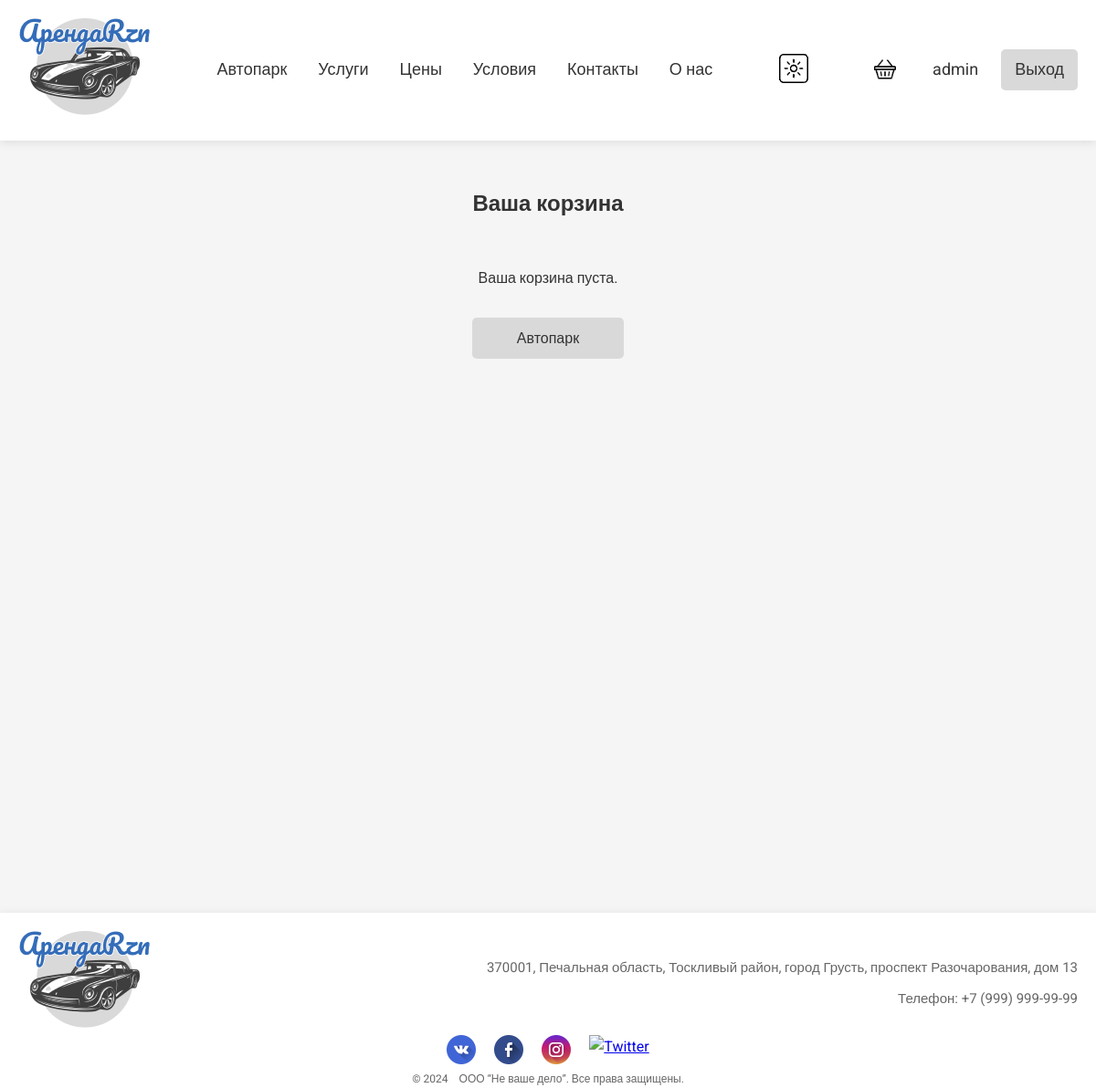
Before: /cart/ (signed in) with the older database file.
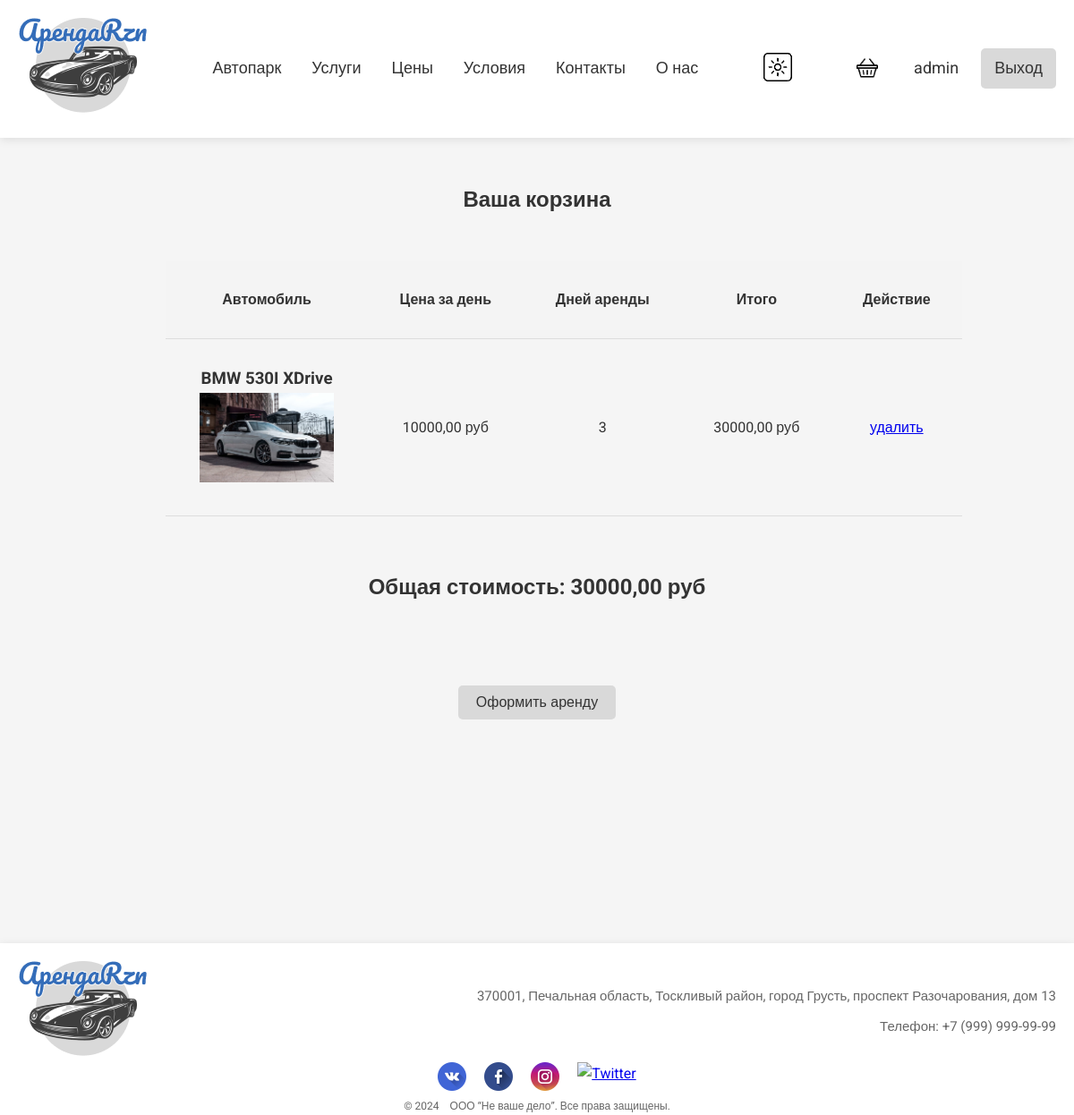
After: the same page with the newer database file.
### cars/models.py (models this page shows, shortened)
class Basket(models.Model):
    user = models.ForeignKey(User, on_delete=models.CASCADE)
    car = models.ForeignKey(Cars, on_delete=models.CASCADE)
    start_date = models.DateField(default=date.today)
    end_date = models.DateField(default=date.today)
    added_at = models.DateTimeField(auto_now_add=True)
    def total_days(self):
        if self.start_date == self.end_date:
            return (self.end_date - self.start_date).days + 1
        return (self.end_date - self.start_date).days
    def total_price(self):
        return self.total_days() * self.car.price

class Cars(models.Model):
    brand = models.ForeignKey(CarBrands, on_delete=models.PROTECT)
    model = models.CharField(max_length=64)
    year = models.IntegerField()
    image = models.ImageField(upload_to='car_img', blank=True)
    description = models.TextField(blank=True)
    price = models.DecimalField(max_digits=9, decimal_places=2)
    carClass = models.ForeignKey(CarClasses, on_delete=models.PROTECT)
    is_rented = models.BooleanField(default=False)

class CarBrands(models.Model):
    name = models.CharField(max_length=64, unique=True)
    def __str__(self) -> str:
        return self.name

### cars/views.py (the view, shortened to what this page needs)
# urls.py: path('cart/', cart, name='cart'),
@login_required
def cart(request):
    cart_items = Basket.objects.filter(user=request.user)
    total_price = sum([item.total_price() for item in cart_items])
    context = {
        'cart_items': cart_items,
        'total_price': total_price,
        'title': 'Корзина',
    }
    return render(request, 'cars/cart.html', context)

### cars/templates/cars/cart.html (shortened to what this page needs)
{% extends 'cars/base.html' %}
{% load static %}
{% block css %}
    <link rel="stylesheet" href='{% static "css/cart.css" %}' />
{% endblock %}
{% block context %}
<section class="cart-section">
    <h1>Ваша корзина</h1>
    {% if cart_items %}
    <div class="cart-items">
        <table class="cart-table">
            <thead>
                <tr>
                    <th>Автомобиль</th>
                    <th>Цена за день</th>
                    <th>Дней аренды</th>
                    <th>Итого</th>
                    <th>Действие</th>
                </tr>
            </thead>
            <tbody>
                {% for item in cart_items %}
                <tr>
                    <td>
                        <h3>{{ item.car.brand }} {{ item.car.model }}</h3>
                        <img src="{{ item.car.image.url }}" alt="{{ item.car.model }}" class="cart-car-image">
                    </td>
                    <td>{{ item.car.price }} руб</td>
                    <td>{{ item.total_days }}</td>
                    <td>{{ item.total_price }} руб</td>
                    <td>
                        <a href="{% url 'cars:cart_delete' item.id %}" class="login-btn">удалить</a>
                    </td>
                </tr>
                {% endfor %}
            </tbody>
        </table>
        <div class="cart-summary">
            <h2>Общая стоимость: {{ total_price }} руб</h2>
        </div>
        <form method="POST">
            <button type="submit" class="checkout-btn">Оформить аренду</button>
        </form>
        {% else %}
        <div class="cart-none">
            <p>Ваша корзина пуста.</p>
            <a href="{% url 'cars:index' %}" class="checkout-btn">Автопарк</a>
        </div>
    </div>
    {% endif %}
</section>
{% endblock %}

Changed rows visible on the page:
added Basket: car.brand "BMW", car.model "530I XDrive", car.image (picture), car.price "10000,00", total_days "3", total_price "30000,00"
Other visible differences:
{{ total_price }}: (not shown) → "30000,00"
text no longer shown: "Ваша корзина пуста. Автопарк"
text now shown: "Автомобиль Цена за день Дней аренды Итого Действие Общая стоимость: руб Оформить аренду"
